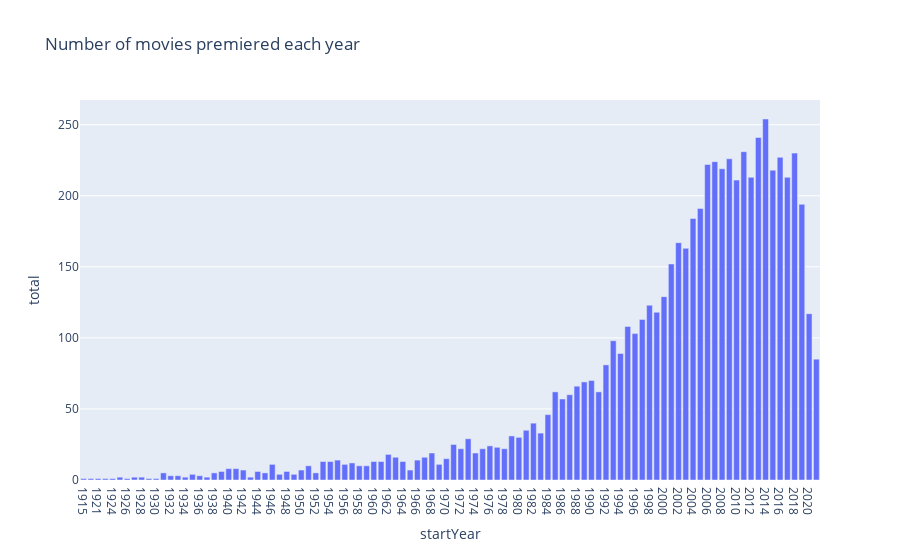

The code cell stored with this chart in its notebook:
### Markdown cell above
<br/><br/>

The following cell should generate an interesting plot of the number of movies that premiered each year. Notice there are less movies premiering from the 1920s to late 1940s. Why might that be? *This question is rhetorical; you do not need to write your answer anywhere.*

### Code cell
# Run this call to generate the bar plot.
px.bar(res_q1b, x="startYear", y="total", title="Number of movies premiered each year")

### Figure 1 — Plotly figure (JSON) as saved in the notebook; plotly's stock layout.template omitted (floating-point values rounded to 4 significant figures)
{"data": [{"alignmentgroup": "True", "hovertemplate": "startYear=%{x}<br>total=%{y}<extra></extra>", "legendgroup": "", "marker": {"color": "#636efa", "pattern": {"shape": ""}}, "name": "", "offsetgroup": "", "orientation": "v", "showlegend": false, "textposition": "auto", "type": "bar", "x": ["1915", "1920", "1921", "1922", "1924", "1925", "1926", "1927", "1928", "1929", "1930", "1931", "1932", "1933", "1934", "1935", "1936", "1937", "1938", "1939", "1940", "1941", "1942", "1943", "1944", "1945", "1946", "1947", "1948", "1949", "1950", "1951", "1952", "1953", "1954", "1955", "1956", "1957", "1958", "1959", "1960", "1961", "1962", "1963", "1964", "1965", "1966", "1967", "1968", "1969", "1970", "1971", "1972", "1973", "1974", "1975", "1976", "1977", "1978", "1979", "1980", "1981", "1982", "1983", "1984", "1985", "1986", "1987", "1988", "1989", "1990", "1991", "1992", "1993", "1994", "1995", "1996", "1997", "1998", "1999", "2000", "2001", "2002", "2003", "2004", "2005", "2006", "2007", "2008", "2009", "2010", "2011", "2012", "2013", "2014", "2015", "2016", "2017", "2018", "2019", "2020", "2021"], "xaxis": "x", "y": [1, 1, 1, 1, 1, 2, 1, 2, 2, 1, 1, 5, 3, 3, 2, 4, 3, 2, 5, 6, 8, 8, 7, 2, 6, 5, 11, 4, 6, 4, 7, 10, 5, 13, 13, 14, 11, 12, 10, 10, 13, 13, 18, 16, 13, 7, 14, 16, 19, 11, 15, 25, 22, 29, 19, 22, 24, 23, 22, 31, 30, 35, 40, 33, 46, 62, 57, 60, 66, 69, 70, 62, 81, 98, 89, 108, 103, 113, 123, 118, 129, 152, 167, 163, 184, 191, 222, 224, 219, 226, 211, 231, 213, 241, 254, 218, 227, 213, 230, 194, 117, 85], "yaxis": "y"}], "layout": {"autosize": true, "barmode": "relative", "legend": {"tracegroupgap": 0}, "title": {"text": "Number of movies premiered each year"}, "xaxis": {"anchor": "y", "autorange": true, "domain": [0, 1], "range": [-0.5, 101.5], "title": {"text": "startYear"}, "type": "category"}, "yaxis": {"anchor": "x", "autorange": true, "domain": [0, 1], "range": [0, 267.4], "title": {"text": "total"}, "type": "linear"}}}
